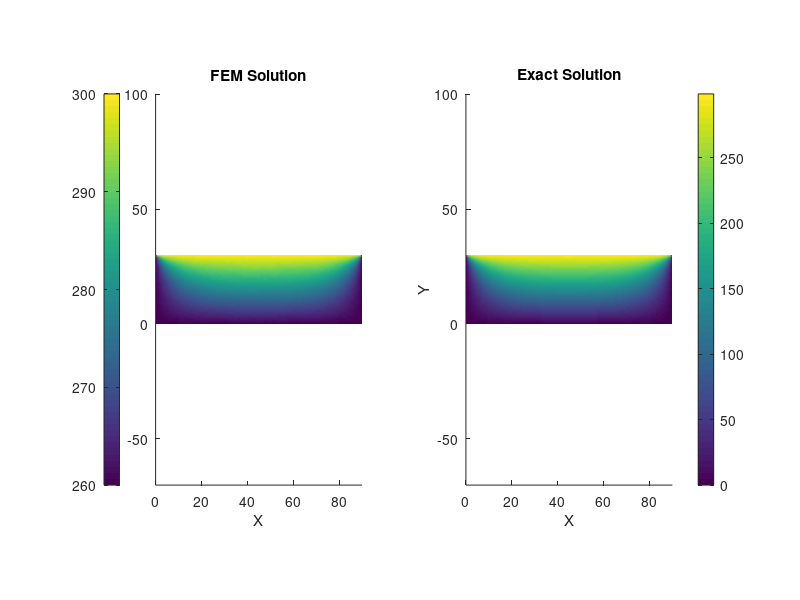

The MATLAB source for this figure:
function DemoFEM2DLaplaceEssentialBoundaryCondition
%
% This function demonstrates how the 2D Laplace equation with prescribed 
% essential boundary conditions is solved by the finite element method.  
%

clc, clear, close all;

% geometric parameters of a rectangule domain

Length = 90;
Height = 30;
ElementSize = 1;

% temperature at the boundary

TemperatureAtTop    = 300;
TemperatureAtBottom = 260;
TemperatureAtLeft   = 260;
TemperatureAtRight  = 260;

% number of elements

NumberOfElementInX = 2*(floor(0.5*Length/ElementSize)+1); %these two linesdetermine how many nodes there will be based on the size of the problem
NumberOfElementInY = ceil(Height/ElementSize);

% Element size

% ElementSizeInX = Length/NumberOfElementInX;
% ElementSizeInY = Height/NumberOfElementInY;

% construct mesh data

NumberOfNode    = (NumberOfElementInX+1)*(NumberOfElementInY+1); %sets up nodes
NumberOfElement = 2*NumberOfElementInX*NumberOfElementInY;

% node coordinates
% tic;
% X = zeros(NumberOfNode,1);
% Y = zeros(NumberOfNode,1);
% 
% for j = 1 : NumberOfElementInY+1
%     for i = 1 : NumberOfElementInX+1
%         n = (j-1)*(NumberOfElementInX+1)+i;
%         X(n) = (i-1)*ElementSizeInX;
%         Y(n) = (j-1)*ElementSizeInY;
%     end
% end
% toc;

tic;
x = linspace(0, Length, NumberOfElementInX+1); %These lines set up the array
y = linspace(0, Height, NumberOfElementInY+1);
[X, Y] = meshgrid(x,y);
X = X';
Y = Y';
X=X(:);
Y=Y(:);
toc;

% I = randperm(length(X));
% X=X(I);
% Y=Y(I);

% element node connectivity

% ElementNode = zeros(NumberOfElement,3);
% 
% for j = 1 : NumberOfElementInY
%     for i = 1 : NumberOfElementInX
%         n = (j-1)*NumberOfElementInX+i;
%         if i <= NumberOfElementInX/2
%             ElementNode(2*n-1, 1) = (j-1)*(NumberOfElementInX+1)+i;
%             ElementNode(2*n-1, 2) = j*(NumberOfElementInX+1)+i+1;
%             ElementNode(2*n-1, 3) = j*(NumberOfElementInX+1)+i;
%             ElementNode(2*n, 1)   = (j-1)*(NumberOfElementInX+1)+i;
%             ElementNode(2*n, 2)   = (j-1)*(NumberOfElementInX+1)+i+1;
%             ElementNode(2*n, 3)   = j*(NumberOfElementInX+1)+i+1;
%         else
%             ElementNode(2*n-1, 1) = (j-1)*(NumberOfElementInX+1)+i;
%             ElementNode(2*n-1, 2) = (j-1)*(NumberOfElementInX+1)+i+1;
%             ElementNode(2*n-1, 3) = j*(NumberOfElementInX+1)+i;
%             ElementNode(2*n, 1)   = (j-1)*(NumberOfElementInX+1)+i+1;
%             ElementNode(2*n, 2)   = j*(NumberOfElementInX+1)+i+1;
%             ElementNode(2*n, 3)   = j*(NumberOfElementInX+1)+i;
%         end
%     end
% end

ElementNode = delaunay(X,Y-0.001*ElementSize*sin(pi*X/Length));
% h=trimesh(ElementNode,X,Y, 'Color', 'k', 'LineWidth', 3);
% get(h);
% axis equal

% boundary condition

Temperature  = zeros(NumberOfNode,1); %set up empty array
NodeEquation = ones(NumberOfNode,1);

for j = 1 : NumberOfElementInY+1
    for i = 1 : NumberOfElementInX+1
        n = (j-1)*(NumberOfElementInX+1)+i;
        if j == 1
            Temperature(n) = TemperatureAtBottom;
            NodeEquation(n) = 0;
        end
        if j == NumberOfElementInY+1
            Temperature(n) = TemperatureAtTop;
            NodeEquation(n) = 0;
        end
        if i == 1
            Temperature(n) = TemperatureAtLeft;
            NodeEquation(n) = 0;
        end
        if i == NumberOfElementInX+1
            Temperature(n) = TemperatureAtRight;
            NodeEquation(n) = 0;
        end
    end
end

% number of equations and node corresponding equation

NumberOfEquation = length(NodeEquation(NodeEquation==1));
NodeEquation(NodeEquation==1) = 1 : NumberOfEquation;

% solve temperature using the finite element method

Temperature = FEM2DLaplaceEssentialBoundaryCondition(X, Y, Temperature, NodeEquation, ElementNode);

% analytical solution

ExactTemperature =zeros(size(Temperature));
n = 0;
Error = 1;
while Error > 1e-10
    n = n + 1;
    Term = (sin((2*n-1)*pi*X/Length).*sinh((2*n-1)*pi*Y/Length)/((2*n-1)*sinh((2*n-1)*pi*Height/Length)));
    ExactTemperature = ExactTemperature + Term;
    Error = max(Term)/max(ExactTemperature);
end
ExactTemperature = ExactTemperature*4*TemperatureAtTop/pi;

% plot finte element and analytical results for comparison

ScreenSize = get(0,'ScreenSize');
figure('Name',' DemoFEM2DLaplaceEssentialBoundaryCondition', ...
       'NumberTitle','off', ...
       'OuterPosition',[5, 1/3*ScreenSize(4) 4/3*ScreenSize(4) 2/3*ScreenSize(4)]);

subplot(1,2,1);
patch('Faces',ElementNode,'Vertices',[X Y],'FaceColor','interp','FaceVertexCData',Temperature,'EdgeColor','none'); 
axis equal  
colorbar('location','westoutside')
xlabel('X'); 
ylabel('Y');  
title('FEM Solution');

subplot(1,2,2);
patch('Faces',ElementNode,'Vertices',[X Y],'FaceColor','interp','FaceVertexCData',ExactTemperature,'EdgeColor','none'); 
axis equal  
colorbar('location','Eastoutside')
xlabel('X'); 
ylabel('Y');  
title('Exact Solution');


function T = FEM2DLaplaceEssentialBoundaryCondition(X, Y, T, NodeEquation, ElementNode)

% solve the following Laplace equation using FEM
% T,xx + T,yy = 0
% T = g on boundary

% location matrix

LocationMatrix = NodeEquation(ElementNode);

% number of equations and elements

NumberOfEquation = max(NodeEquation);
NumberOfElement  = size(ElementNode,1);

% assemble system matrix and vector

SystemMatrix = zeros(NumberOfEquation);
SystemVector = zeros(NumberOfEquation,1);

for n = 1 : NumberOfElement
    
    % element coordinates
    
    XE = X(ElementNode(n,:));
    YE = Y(ElementNode(n,:));
    
    % derivatives of shape functions
    
    Area = 0.5*(XE(2)-XE(1))*(YE(3)-YE(1))-(YE(2)-YE(1))*(XE(3)-XE(1));
    
    NX = [YE(2)-YE(3); YE(3)-YE(1); YE(1)-YE(2)]/(2*Area);
    NY = [XE(3)-XE(2); XE(1)-XE(3); XE(2)-XE(1)]/(2*Area);
    
    % element matrix
    
    ElementMatrix = (NX*NX'+NY*NY')*Area;
    
    % system matrix and vector
    
    for i = 1 : 3
        ii = LocationMatrix(n,i);
        if ii~=0
            for j = 1 : 3
                jj = LocationMatrix(n,j);
                if jj~=0
                    SystemMatrix(ii,jj) = SystemMatrix(ii,jj) + ElementMatrix(i,j);
                else
                    SystemVector(ii)    = SystemVector(ii) - ElementMatrix(i,j)*T(ElementNode(n,j));
                end
            end
        end
    end
    
end

% solve system matrix equations
tic
SystemVariable = sparse(SystemMatrix)\SystemVector;
toc
B=SystemMatrix~=0;
alpha = length(B(:))/length(SystemVector)^2

% assign the solution to T

T(NodeEquation>0) = SystemVariable;

% In the beginning, you set up the problem based on the parameters given.
% We had to change the boundary conditions to those that matched the problem
% that we were doing. We also set up our conditions so that matlab could figure
% out how many elements we have in the x and y directions. From that we were
% able to get our total number of nodes and our total number of elements.
% Next we created a linearly spaced vector and Professor Xu added elements to
% see how quickly the computer could do that calculations. Then we used the
% deluanay triangulation function which created the triangles we need to solve
% the problem. Then the temperature vector is initialized and loops are used
% to insert the boundary conditions into the vectors. The number of equations
% and the corresponding total equation is then calculated and temperature is
% solved for using the finite element methods that we set up. The next while
% loop helps us calculate the the exact solutions so that we can compare it
% to what we got using FEM. After that everything is just plotted on a heat
% map. The next function sets up the location matrix and solves it by 
% initializing and filling new arrays. The final for loop does most of the
% matrix calculations in order for us to get our system variable. This allows
% us to solve our final matrix equations and get our final answer.
